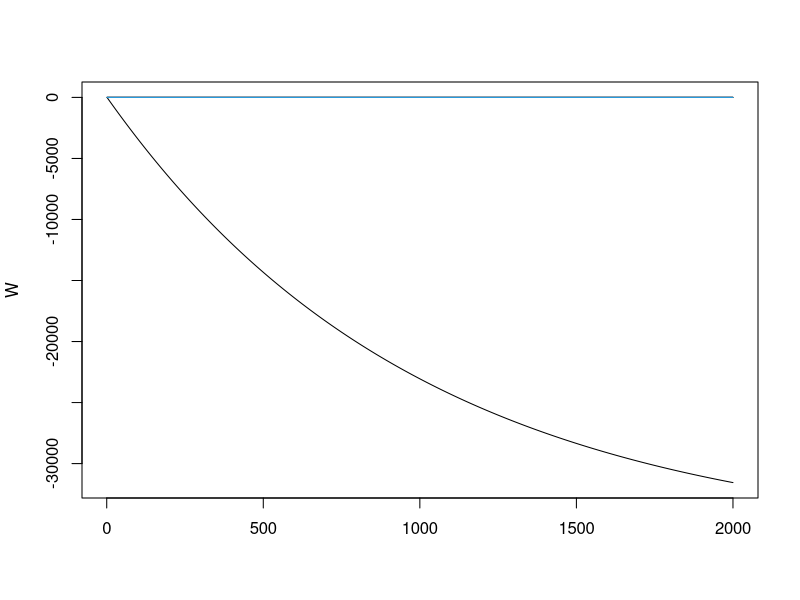
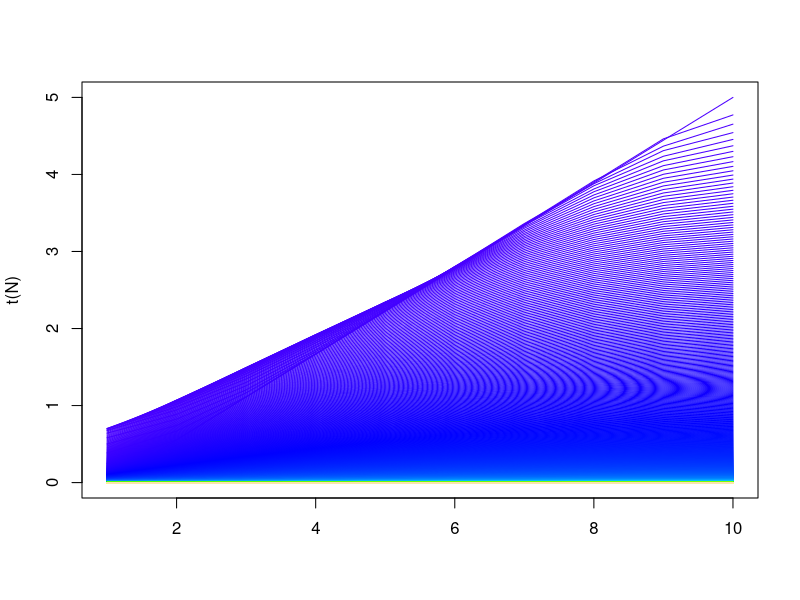

The R source for these figures, in order:
  X = 2000 # total timesteps
  dt = 0.001 #delta t, the size of timestep
  a = 0.1 #constant water influx
  m = 0.45 #constant biomass loss
  k = 10 # number of spatial locations
  
  v = 182.5
  varray = rep(v, length=k)
  WaterProb = 0.2 #water diffusion 
  d = 0.45 #plant diffusion
  
  #set up matrices
  W = matrix(NA, X, k)
  N = matrix(NA, X, k)
  
  #starting water values
  W[1,1:k] = 1
  
  h = 0.1
  b = 10
  N[1,]=seq(0,5, length=k)
  
  #function for N
  g = function(w, n){
    return(w*(n^2) - m * n)
  }
  
  #function for W
  f = function(w, n){
    return(a - w - w*(n^2))
  }
  
  
  #################WATER DIFFUSION##############################
  # array of rotating values that will make matrix (used to make seq2)
  
  #Probabilities
  
  S = -1*WaterProb
  R = WaterProb
  wat1 = c(0, S, R)
  for (i in 4:(k+1)) {
    wat1[i] = 0
  }
  
  # initializes the array that will form the matrix 
  wat2 = numeric(k^2)
  
  #prepares seq1 for use
  for (i in 1:(k)){
    wat1 = c(tail(wat1, 1), head(wat1, -1))
  }
  
  # Fill seq2 with shifted versions of seq1
  for (i in 1:k) {
    for (n in 1:k) {
      wat2[(i - 1) * k + n] = wat1[n]
    }
    wat1 = c(tail(wat1, 1), head(wat1, -1)) #wat1 is shifted every value of i
  }
  
  #changes first and last values to work
  wat2[1] = -1*WaterProb
  wat2[k^2] = -1*WaterProb
  
  #Create matrix from seq2
  mat.water = matrix(wat2, nrow = k, byrow = TRUE)
  
  
  #################BIOMASS DIFFUSION############################
  
  #plant matrix variables
  d = 0.45 #probability of plant movement
  p = -2*d #controls probability (don't worry about this)
  l = d #controls probability (don't worry about this either)
  
  
  # array of rotating values that will make matrix (used to make seq2)
  seq1 = c(l, p, l)
  for (i in 4:(k+1)) {
    seq1[i] = 0
  }
  
  # initializes the array that will form the matrix 
  seq2 = numeric(k^2)
  
  #prepares seq1 for use
  for (i in 1:(k)){
    seq1 = c(tail(seq1, 1), head(seq1, -1))
  }
  
  # Fill seq2 with shifted versions of seq1
  for (i in 1:k) {
    for (n in 1:k) {
      seq2[(i - 1) * k + n] = seq1[n]
    }
    seq1 = c(tail(seq1, 1), head(seq1, -1)) #seq1 is shifted every value of i
  }
  
  #changes first and last values to be correct
  seq2[1] = -1*l
  seq2[k^2] = -1*l
  
  #Create matrix from seq2
  mat.veg = matrix(seq2, nrow = k, byrow = TRUE)
  ###################MAIN LOOP####################################
  
  #water and plant biomass recursion
  for (i in 1:(X-1)){
    W[i+1,] = W[i,] + dt*(f(W[i,], N[i,])) + varray%*%mat.water
    N[i+1,] = N[i,] + dt*(g(W[i,], N[i,])) + N[i,]%*%mat.veg
  }
  
  matplot(W,type="l",lty=1)
  matplot(t(N),type="l",lty=1,col = topo.colors(X)) #transposes modeling, time is COLOR
  
  
  #calculate a1
  a1 = c(-1 * ((-1 * a + sqrt((a^2) -4*(m^2))) / 2), (a + sqrt((a^2) -4*(m^2))) / (2*m))
  print(a1)
  
  varray
  mat.water
  mat.veg
  
  
